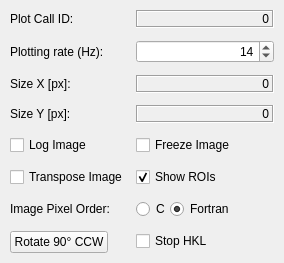
<?xml version="1.0" encoding="UTF-8"?>
<!-- Copyright (C) UChicago Argonne, LLC -->
<!-- See LICENSE file for details -->
<ui version="4.0">
 <class>AreaDetImageDockWidget</class>
 <widget class="QWidget" name="AreaDetImageDockWidget">
  <property name="windowTitle">
   <string>Image</string>
  </property>
  <layout class="QFormLayout" name="layoutImage">
   <property name="horizontalSpacing"><number>8</number></property>
   <property name="verticalSpacing"><number>12</number></property>
   <property name="leftMargin"><number>10</number></property>
   <property name="topMargin"><number>10</number></property>
   <property name="rightMargin"><number>10</number></property>
   <property name="bottomMargin"><number>10</number></property>
   <item row="0" column="0">
    <widget class="QLabel" name="lbl_plot_call_id"><property name="text"><string>Plot Call ID:</string></property></widget>
   </item>
   <item row="0" column="1">
    <widget class="QLabel" name="plot_call_id"><property name="text"><string>0</string></property><property name="frameShape"><enum>QFrame::Box</enum></property><property name="frameShadow"><enum>QFrame::Sunken</enum></property><property name="alignment"><set>Qt::AlignRight|Qt::AlignVCenter</set></property><property name="valueLabel" stdset="0"><bool>true</bool></property></widget>
   </item>
   <item row="1" column="0">
    <widget class="QLabel" name="lbl_plot_rate"><property name="text"><string>Plotting rate (Hz):</string></property></widget>
   </item>
   <item row="1" column="1">
    <widget class="QSpinBox" name="image_plotting_frequency"><property name="minimum"><number>1</number></property><property name="maximum"><number>999999999</number></property><property name="value"><number>14</number></property><property name="alignment"><set>Qt::AlignRight|Qt::AlignVCenter</set></property></widget>
   </item>
   <item row="2" column="0">
    <widget class="QLabel" name="lbl_size_x"><property name="text"><string>Size X [px]:</string></property></widget>
   </item>
   <item row="2" column="1">
    <widget class="QLabel" name="size_x_val"><property name="text"><string>0</string></property><property name="frameShape"><enum>QFrame::Box</enum></property><property name="frameShadow"><enum>QFrame::Sunken</enum></property><property name="alignment"><set>Qt::AlignRight|Qt::AlignVCenter</set></property><property name="valueLabel" stdset="0"><bool>true</bool></property></widget>
   </item>
   <item row="3" column="0">
    <widget class="QLabel" name="lbl_size_y"><property name="text"><string>Size Y [px]:</string></property></widget>
   </item>
   <item row="3" column="1">
    <widget class="QLabel" name="size_y_val"><property name="text"><string>0</string></property><property name="frameShape"><enum>QFrame::Box</enum></property><property name="frameShadow"><enum>QFrame::Sunken</enum></property><property name="alignment"><set>Qt::AlignRight|Qt::AlignVCenter</set></property><property name="valueLabel" stdset="0"><bool>true</bool></property></widget>
   </item>
   <item row="4" column="0">
    <widget class="QCheckBox" name="image_log_image"><property name="text"><string>Log Image</string></property></widget>
   </item>
   <item row="4" column="1">
    <widget class="QCheckBox" name="image_freeze_image"><property name="text"><string>Freeze Image</string></property></widget>
   </item>
   <item row="5" column="0">
    <widget class="QCheckBox" name="image_chk_transpose"><property name="text"><string>Transpose Image</string></property></widget>
   </item>
   <item row="5" column="1">
    <widget class="QCheckBox" name="image_display_rois"><property name="text"><string>Show ROIs</string></property><property name="checked"><bool>true</bool></property></widget>
   </item>
   <item row="6" column="0">
    <widget class="QLabel" name="lbl_pixel_order"><property name="text"><string>Image Pixel Order:</string></property></widget>
   </item>
   <item row="6" column="1">
    <layout class="QHBoxLayout" name="layoutPixelOrder"><item><widget class="QRadioButton" name="rbtn_C"><property name="text"><string>C</string></property><attribute name="buttonGroup"><string notr="true">pixel_order_group</string></attribute></widget></item><item><widget class="QRadioButton" name="rbtn_F"><property name="text"><string>Fortran</string></property><property name="checked"><bool>true</bool></property><attribute name="buttonGroup"><string notr="true">pixel_order_group</string></attribute></widget></item><item><spacer name="spacerOrder"><property name="orientation"><enum>Qt::Horizontal</enum></property><property name="sizeHint" stdset="0"><size><width>40</width><height>20</height></size></property></spacer></item></layout>
   </item>
   <item row="7" column="0">
    <widget class="QPushButton" name="rotate90degCCW"><property name="text"><string>Rotate 90° CCW</string></property></widget>
   </item>
   <item row="7" column="1">
    <widget class="QCheckBox" name="image_stop_hkl"><property name="text"><string>Stop HKL</string></property></widget>
   </item>
  </layout>
 </widget>
 <resources/>
 <connections/>
 <buttongroups>
  <buttongroup name="pixel_order_group"/>
 </buttongroups>
</ui>
